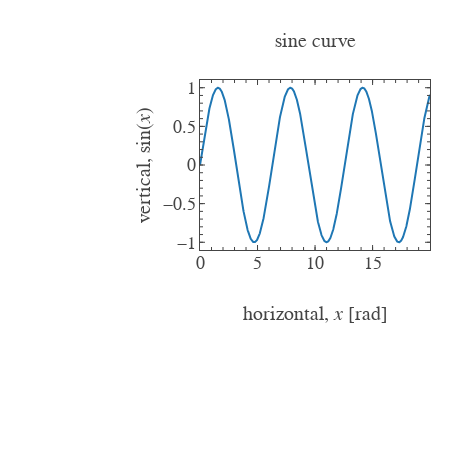

Notebook cell for this chart:
### Code cell
plt.show(scatter)

### Figure 1 — Plotly figure (JSON) as saved in the notebook; plotly's stock layout.template omitted (floating-point values rounded to 4 significant figures; data arrays with more than 128 entries replaced by an {"elided": "..."} marker saying what was removed)
{"data": [{"type": "scatter", "uid": "7af410d5-ae1d-4dd8-a692-ca3df74d4c9d", "x": {"elided": "2000 float values"}, "y": {"elided": "2000 float values"}}, {"type": "scatter", "uid": "bc4760e0-867a-4d1a-a012-d6ffb35389ba", "visible": false, "xaxis": "x101", "yaxis": "y101"}, {"type": "scatter", "uid": "15d16630-8ba6-424d-9682-a6542dcd1624", "visible": false, "xaxis": "x201", "yaxis": "y201"}], "layout": {"font": {"family": "Arial", "size": 18}, "height": 450, "margin": {"b": 200, "l": 200, "r": 20, "t": 80}, "title": {"font": {"size": 20}, "text": "sine curve", "xanchor": "center", "xref": "paper", "y": 0.9111, "yanchor": "middle", "yref": "container"}, "width": 450, "xaxis": {"anchor": "y", "automargin": false, "hoverformat": ".f", "nticks": 6, "range": [0, 19.99], "showgrid": false, "showline": false, "showticklabels": true, "tickfont": {"size": 18}, "ticklen": 5, "tickmode": "auto", "ticks": "inside", "title": {"font": {"size": 20}, "text": "horizontal, <i>x</i> [rad]"}, "zeroline": false}, "xaxis101": {"anchor": "y", "automargin": false, "nticks": 6, "overlaying": "x", "range": [0, 19.99], "scaleanchor": "x", "showgrid": false, "showline": false, "showticklabels": false, "side": "top", "ticklen": 5, "tickmode": "auto", "ticks": "inside", "zeroline": false}, "xaxis201": {"anchor": "y", "automargin": false, "mirror": "ticks", "nticks": 34, "overlaying": "x", "range": [0, 19.99], "scaleanchor": "x", "showgrid": false, "showline": true, "showticklabels": false, "ticklen": 3, "tickmode": "auto", "ticks": "inside", "zeroline": false}, "yaxis": {"anchor": "x", "automargin": false, "hoverformat": ".f", "nticks": 6, "range": [-1.1, 1.1], "showgrid": false, "showline": false, "showticklabels": true, "tickfont": {"size": 18}, "ticklen": 5, "tickmode": "auto", "tickprefix": " ", "ticks": "inside", "ticksuffix": " ", "title": {"font": {"size": 20}, "text": "vertical, <i></i>sin<i></i>(<i>x</i>)<i></i>"}, "zeroline": false}, "yaxis101": {"anchor": "x", "automargin": false, "nticks": 6, "overlaying": "y", "range": [-1.1, 1.1], "scaleanchor": "y", "showgrid": false, "showline": false, "showticklabels": false, "side": "right", "ticklen": 5, "tickmode": "auto", "ticks": "inside", "zeroline": false}, "yaxis201": {"anchor": "x", "automargin": false, "mirror": "ticks", "nticks": 34, "overlaying": "y", "range": [-1.1, 1.1], "scaleanchor": "y", "showgrid": false, "showline": true, "showticklabels": false, "ticklen": 3, "tickmode": "auto", "ticks": "inside", "zeroline": false}}}
